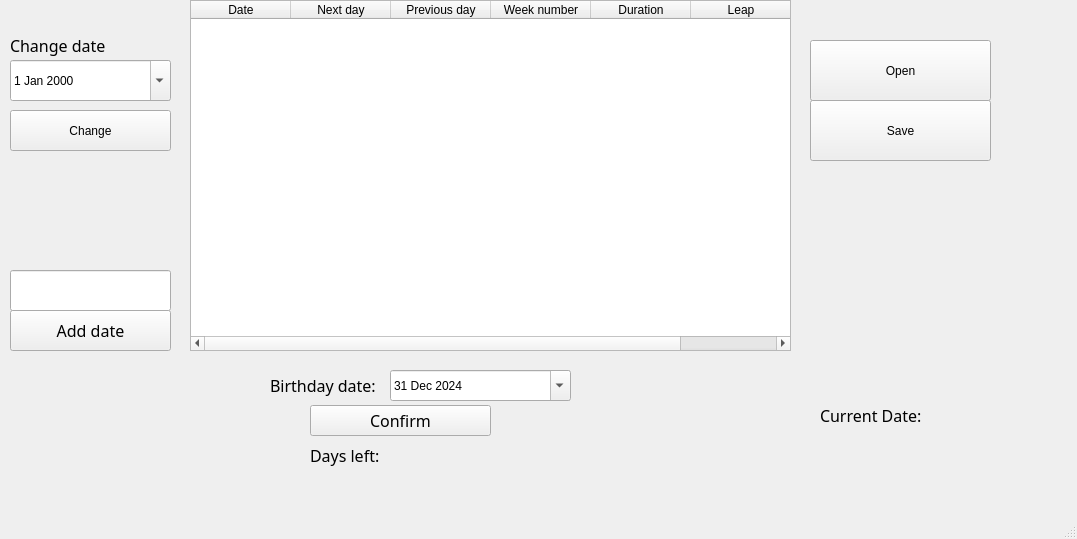
<?xml version="1.0" encoding="UTF-8"?>
<ui version="4.0">
 <class>MainWindow</class>
 <widget class="QMainWindow" name="MainWindow">
  <property name="geometry">
   <rect>
    <x>0</x>
    <y>0</y>
    <width>1077</width>
    <height>539</height>
   </rect>
  </property>
  <property name="windowTitle">
   <string>MainWindow</string>
  </property>
  <widget class="QWidget" name="centralwidget">
   <widget class="QLabel" name="label">
    <property name="geometry">
     <rect>
      <x>10</x>
      <y>180</y>
      <width>151</width>
      <height>51</height>
     </rect>
    </property>
    <property name="text">
     <string/>
    </property>
   </widget>
   <widget class="QTableWidget" name="table">
    <property name="geometry">
     <rect>
      <x>190</x>
      <y>0</y>
      <width>601</width>
      <height>351</height>
     </rect>
    </property>
    <property name="minimumSize">
     <size>
      <width>561</width>
      <height>0</height>
     </size>
    </property>
    <column>
     <property name="text">
      <string>Date</string>
     </property>
    </column>
    <column>
     <property name="text">
      <string>Next day</string>
     </property>
    </column>
    <column>
     <property name="text">
      <string>Previous day</string>
     </property>
    </column>
    <column>
     <property name="text">
      <string>Week number</string>
     </property>
    </column>
    <column>
     <property name="text">
      <string>Duration</string>
     </property>
    </column>
    <column>
     <property name="text">
      <string>Leap</string>
     </property>
    </column>
   </widget>
   <widget class="QPushButton" name="savefile">
    <property name="geometry">
     <rect>
      <x>810</x>
      <y>100</y>
      <width>181</width>
      <height>61</height>
     </rect>
    </property>
    <property name="text">
     <string>Save</string>
    </property>
   </widget>
   <widget class="QPushButton" name="open">
    <property name="geometry">
     <rect>
      <x>810</x>
      <y>40</y>
      <width>181</width>
      <height>61</height>
     </rect>
    </property>
    <property name="text">
     <string>Open</string>
    </property>
   </widget>
   <widget class="QLabel" name="currentDateText">
    <property name="geometry">
     <rect>
      <x>820</x>
      <y>400</y>
      <width>121</width>
      <height>31</height>
     </rect>
    </property>
    <property name="font">
     <font>
      <family>Sans Serif</family>
      <pointsize>12</pointsize>
      <weight>50</weight>
      <bold>false</bold>
     </font>
    </property>
    <property name="text">
     <string>Current Date:</string>
    </property>
   </widget>
   <widget class="QLabel" name="currentDa">
    <property name="geometry">
     <rect>
      <x>950</x>
      <y>400</y>
      <width>161</width>
      <height>31</height>
     </rect>
    </property>
    <property name="font">
     <font>
      <pointsize>10</pointsize>
     </font>
    </property>
    <property name="text">
     <string/>
    </property>
   </widget>
   <widget class="QWidget" name="horizontalLayoutWidget_2">
    <property name="geometry">
     <rect>
      <x>310</x>
      <y>400</y>
      <width>181</width>
      <height>41</height>
     </rect>
    </property>
    <layout class="QHBoxLayout" name="horizontalLayout_2">
     <item>
      <widget class="QPushButton" name="confirmBirthdayDate">
       <property name="font">
        <font>
         <family>Sans Serif</family>
         <pointsize>12</pointsize>
         <weight>50</weight>
         <bold>false</bold>
        </font>
       </property>
       <property name="text">
        <string>Confirm</string>
       </property>
      </widget>
     </item>
    </layout>
   </widget>
   <widget class="QDateEdit" name="dateEdit">
    <property name="geometry">
     <rect>
      <x>390</x>
      <y>370</y>
      <width>181</width>
      <height>31</height>
     </rect>
    </property>
    <property name="maximumDateTime">
     <datetime>
      <hour>11</hour>
      <minute>59</minute>
      <second>59</second>
      <year>2024</year>
      <month>12</month>
      <day>31</day>
     </datetime>
    </property>
    <property name="minimumDateTime">
     <datetime>
      <hour>12</hour>
      <minute>0</minute>
      <second>0</second>
      <year>2023</year>
      <month>12</month>
      <day>31</day>
     </datetime>
    </property>
    <property name="maximumDate">
     <date>
      <year>2024</year>
      <month>12</month>
      <day>31</day>
     </date>
    </property>
    <property name="calendarPopup">
     <bool>true</bool>
    </property>
    <property name="date">
     <date>
      <year>2024</year>
      <month>12</month>
      <day>31</day>
     </date>
    </property>
   </widget>
   <widget class="QLabel" name="BirthdayDateText">
    <property name="geometry">
     <rect>
      <x>270</x>
      <y>370</y>
      <width>121</width>
      <height>31</height>
     </rect>
    </property>
    <property name="font">
     <font>
      <family>Sans Serif</family>
      <pointsize>12</pointsize>
      <weight>50</weight>
      <bold>false</bold>
     </font>
    </property>
    <property name="text">
     <string>Birthday date:</string>
    </property>
   </widget>
   <widget class="QLabel" name="daysLeftText">
    <property name="geometry">
     <rect>
      <x>310</x>
      <y>440</y>
      <width>81</width>
      <height>31</height>
     </rect>
    </property>
    <property name="font">
     <font>
      <family>Sans Serif</family>
      <pointsize>12</pointsize>
      <weight>50</weight>
      <bold>false</bold>
     </font>
    </property>
    <property name="text">
     <string>Days left:</string>
    </property>
   </widget>
   <widget class="QLabel" name="DaysLeft">
    <property name="geometry">
     <rect>
      <x>390</x>
      <y>440</y>
      <width>111</width>
      <height>31</height>
     </rect>
    </property>
    <property name="font">
     <font>
      <pointsize>10</pointsize>
     </font>
    </property>
    <property name="text">
     <string/>
    </property>
   </widget>
   <widget class="QDateEdit" name="changeDate">
    <property name="geometry">
     <rect>
      <x>10</x>
      <y>60</y>
      <width>161</width>
      <height>41</height>
     </rect>
    </property>
    <property name="calendarPopup">
     <bool>true</bool>
    </property>
   </widget>
   <widget class="QPushButton" name="change">
    <property name="geometry">
     <rect>
      <x>10</x>
      <y>110</y>
      <width>161</width>
      <height>41</height>
     </rect>
    </property>
    <property name="text">
     <string>Change</string>
    </property>
   </widget>
   <widget class="QLabel" name="label_2">
    <property name="geometry">
     <rect>
      <x>10</x>
      <y>30</y>
      <width>161</width>
      <height>31</height>
     </rect>
    </property>
    <property name="font">
     <font>
      <family>Sans Serif</family>
      <pointsize>12</pointsize>
      <weight>50</weight>
      <bold>false</bold>
     </font>
    </property>
    <property name="text">
     <string>Change date</string>
    </property>
   </widget>
   <widget class="QLineEdit" name="addDate">
    <property name="geometry">
     <rect>
      <x>10</x>
      <y>270</y>
      <width>161</width>
      <height>41</height>
     </rect>
    </property>
   </widget>
   <widget class="QPushButton" name="add_date">
    <property name="geometry">
     <rect>
      <x>10</x>
      <y>310</y>
      <width>161</width>
      <height>41</height>
     </rect>
    </property>
    <property name="font">
     <font>
      <family>Sans Serif</family>
      <pointsize>12</pointsize>
      <weight>50</weight>
      <bold>false</bold>
     </font>
    </property>
    <property name="text">
     <string>Add date</string>
    </property>
   </widget>
  </widget>
  <widget class="QMenuBar" name="menubar">
   <property name="geometry">
    <rect>
     <x>0</x>
     <y>0</y>
     <width>1077</width>
     <height>20</height>
    </rect>
   </property>
  </widget>
  <widget class="QStatusBar" name="statusbar"/>
 </widget>
 <resources/>
 <connections/>
</ui>
